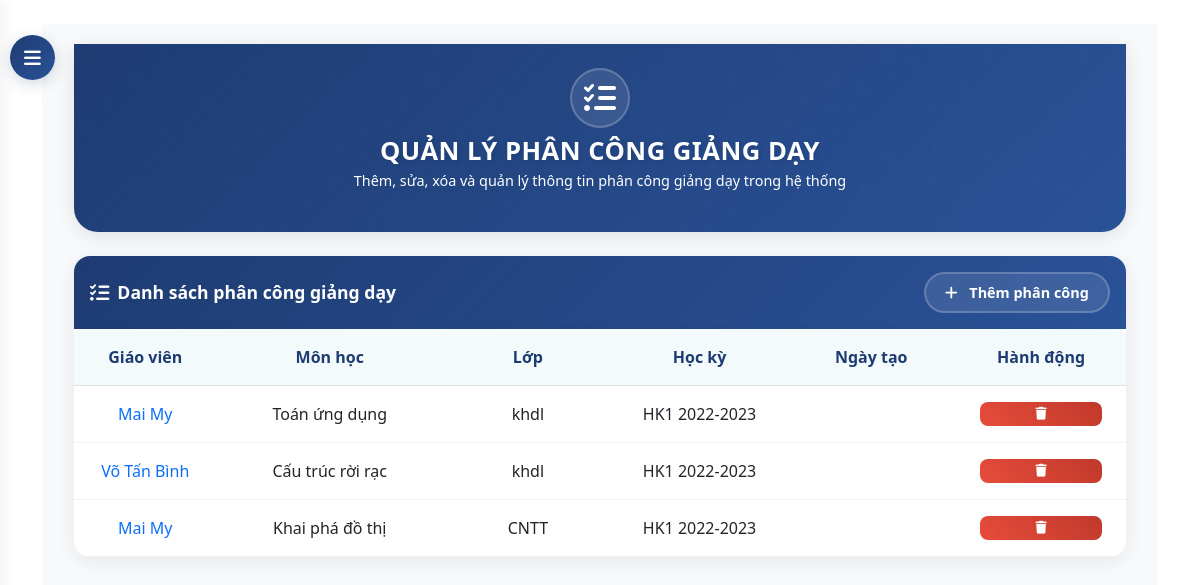
The app's page /dashboard/assignments/ (signed in) with its own data.
### core/models.py (models this page shows, shortened)
class TeacherAssignment(models.Model):
    teacher = models.ForeignKey(Teacher, on_delete=models.CASCADE)
    subject = models.ForeignKey(Subject, on_delete=models.CASCADE)
    classroom = models.ForeignKey(ClassRoom, on_delete=models.CASCADE)
    semester = models.ForeignKey(Semester, on_delete=models.CASCADE)
    class Meta:
        unique_together = ('teacher', 'subject', 'classroom', 'semester')

class Teacher(models.Model):
    user = models.OneToOneField(User, on_delete=models.CASCADE)
    phone = models.CharField(max_length=15, blank=True, null=True)
    date_of_birth = models.DateField(blank=True, null=True)
    address = models.TextField(blank=True, null=True)
    is_active = models.BooleanField(default=True)

class Subject(models.Model):
    name = models.CharField(max_length=100)

class ClassRoom(models.Model):
    class_code = models.CharField(max_length=10)
    name = models.CharField(max_length=100)

class Semester(models.Model):
    name = models.CharField(max_length=50)  # e.g., "HK1 2022-2023"
    start_date = models.DateField()
    end_date = models.DateField()
    is_active = models.BooleanField(default=True)

### core/views.py (the view)
# urls.py: path('dashboard/assignments/', views.teacher_assignment_list, name='teacher_assignment_list'),
@login_required
@user_passes_test(is_admin)
def teacher_assignment_list(request):
    assignments = TeacherAssignment.objects.all()
    return render(request, 'core/admin/assignment_list.html', {'assignments': assignments})

### core/views.py (called while the page is built)
def is_admin(user):
    return user.is_superuser

### templates/core/admin/assignment_list.html (shortened to what this page needs)
{% extends 'base.html' %}
{% block content %}
<button id="sidebarCollapse">
    <i class="fas fa-bars"></i>
</button>
<div id="content">
    <div class="container-fluid">
        <div class="hero-section">
            <div class="container">
                <div class="row justify-content-center text-center">
                    <div class="col-md-8">
                        <div class="hero-icon">
                            <i class="fas fa-tasks"></i>
                        </div>
                        <h1 class="hero-title">QUẢN LÝ PHÂN CÔNG GIẢNG DẠY</h1>
                        <p class="hero-subtitle">Thêm, sửa, xóa và quản lý thông tin phân công giảng dạy trong hệ thống</p>
                    </div>
                </div>
            </div>
        </div>
        <div class="assignment-card">
            <div class="card-header d-flex justify-content-between align-items-center">
                <h4 class="mb-0">
                    <i class="fas fa-tasks"></i>
                    Danh sách phân công giảng dạy
                </h4>
                <div>
                    <a href="{% url 'teacher_assignment_create' %}" class="btn btn-add">
                        <i class="fas fa-plus"></i>
                        Thêm phân công
                    </a>
                </div>
            </div>
            <div class="card-body">
                {% if assignments %}
                <div class="table-responsive">
                    <table class="table">
                        <thead>
                            <tr>
                                <th>Giáo viên</th>
                                <th>Môn học</th>
                                <th>Lớp</th>
                                <th>Học kỳ</th>
                                <th>Ngày tạo</th>
                                <th>Hành động</th>
                            </tr>
                        </thead>
                        <tbody>
                            {% for assignment in assignments %}
                            <tr>
                                <td>
                                    <a href="{% url 'teacher_detail' assignment.teacher.id %}" class="text-primary">
                                        {{ assignment.teacher.user.get_full_name }}
                                    </a>
                                </td>
                                <td>{{ assignment.subject.name }}</td>
                                <td>{{ assignment.classroom.name }}</td>
                                <td>{{ assignment.semester.name }}</td>
                                <td>{{ assignment.created_at|date:"d/m/Y" }}</td>
                                <td>
                                    <div class="btn-group">
                                        <button class="btn btn-danger" onclick="deleteAssignment({{ assignment.id }})" title="Xóa phân công">
                                            <i class="fas fa-trash"></i>
                                        </button>
                                    </div>
                                </td>
                            </tr>
                            {% endfor %}
                        </tbody>
                    </table>
                </div>
                {% else %}
                <div class="alert alert-info text-center">
                    <i class="fas fa-info-circle me-2"></i>Chưa có phân công giảng dạy nào trong hệ thống.
                </div>
                {% endif %}
            </div>
        </div>
    </div>
</div>
{% endblock %}

### templates/base.html (style rules this page uses)
:root { --navbar-bg: #0d47a1; --navbar-hover: rgba(255, 255, 255, 0.1); }

### templates/core/admin/assignment_list.html (style rules this page uses)
:root { --primary-gradient: linear-gradient(135deg, #1e3c72 0%, #2a5298 100%); --secondary-gradient: linear-gradient(135deg, #2193b0 0%, #6dd5ed 100%); --accent-gradient: linear-gradient(45deg, #ff6b6b, #ff8e8e); --success-gradient: linear-gradient(45deg, #2ecc71, #27ae60); --primary-color: #1e3c72; --text-light: rgba(255, 255, 255, 0.8); }
#sidebarCollapse { position: fixed; top: 35px; left: 10px; z-index: 999; border: none; background: var(--primary-gradient); color: white; padding: 12px 15px; border-radius: 50%; cursor: pointer; transition: all 0.3s; box-shadow: 0 4px 15px rgba(30, 60, 114, 0.2); width: 45px; height: 45px; display: flex; align-items: center; justify-content: center; }
#sidebarCollapse i { font-size: 1.2rem; transition: transform 0.3s ease; }
#content { transition: all 0.3s cubic-bezier(0.4, 0, 0.2, 1); margin-left: 0; padding: 20px; background: #f8f9fa; min-height: 100vh; }
.hero-section { background: var(--primary-gradient); color: white; padding: 1.5rem 0; margin-bottom: 1.5rem; border-radius: 0 0 1.5rem 1.5rem; box-shadow: 0 4px 20px rgba(0,0,0,0.1); position: relative; overflow: hidden; }
.hero-section::before { content: ''; position: absolute; top: 0; left: 0; right: 0; bottom: 0; opacity: 0.1; animation: slide 20s linear infinite; }
.hero-icon { font-size: 2rem; margin-bottom: 0.5rem; animation: float 3s ease-in-out infinite; background: rgba(255, 255, 255, 0.1); width: 60px; height: 60px; display: flex; align-items: center; justify-content: center; border-radius: 50%; margin: 0 auto 0.5rem; backdrop-filter: blur(5px); border: 2px solid rgba(255, 255, 255, 0.2); }
.hero-title { font-size: 1.6rem; font-weight: 700; margin-bottom: 0.2rem; text-shadow: 2px 2px 4px rgba(0,0,0,0.1); animation: fadeInUp 1s ease-out; letter-spacing: 0.5px; }
.hero-subtitle { font-size: 0.9rem; opacity: 0; animation: fadeInUp 1s ease-out forwards; animation-delay: 0.3s; font-weight: 300; }
.assignment-card { background: white; border-radius: 1rem; box-shadow: 0 4px 20px rgba(0,0,0,0.08); overflow: hidden; transition: all 0.4s cubic-bezier(0.4, 0, 0.2, 1); animation: fadeInUp 1s ease-out forwards; }
.card-header { background: var(--primary-gradient) !important; border: none; padding: 1rem; }
.card-header h4 { color: white; font-weight: 600; display: flex; align-items: center; font-size: 1.1rem; margin: 0; }
.card-header h4 i { margin-right: 0.5rem; font-size: 1.1em; }
.btn-add { background: rgba(255, 255, 255, 0.1); border: 2px solid rgba(255, 255, 255, 0.2); color: white; border-radius: 2rem; padding: 0.5rem 1.2rem; font-weight: 600; transition: all 0.4s ease; backdrop-filter: blur(5px); font-size: 0.9rem; }
.btn-add i { margin-right: 0.5rem; }
.table { margin: 0; width: 100%; }
.table th { border-top: none; color: #1e3c72; font-weight: 600; padding: 1rem 1.5rem; background: rgba(33, 147, 176, 0.05); text-align: center; vertical-align: middle; white-space: nowrap; }
.table td { padding: 1rem 1.5rem; vertical-align: middle; border-color: rgba(0,0,0,0.05); text-align: center; white-space: nowrap; }
.table th:first-child, .table td:first-child { width: 8%; }
.table th:nth-child(2), .table td:nth-child(2) { width: 20%; }
.table th:nth-child(3), .table td:nth-child(3) { width: 15%; }
.table th:nth-child(4), .table td:nth-child(4) { width: 15%; }
.table th:nth-child(5), .table td:nth-child(5) { width: 15%; }
.table th:nth-child(6), .table td:nth-child(6) { width: 12%; }
.table th:last-child, .table td:last-child { width: 15%; }
.table-responsive { border-radius: 0.5rem; box-shadow: 0 2px 10px rgba(0,0,0,0.05); }
.table tbody tr { transition: all 0.3s ease; }
.btn-group { display: flex; justify-content: center; gap: 0.5rem; }
.btn-group .btn { padding: 0.25rem 0.5rem; border-radius: 0.5rem; transition: all 0.3s ease; display: flex; align-items: center; justify-content: center; font-size: 0.75rem; }
.btn-group .btn i { margin-right: 0; font-size: 0.8rem; }
.btn-danger { background: linear-gradient(45deg, #e74c3c, #c0392b); border: none; width: 24px; height: 24px; padding: 0; display: flex; align-items: center; justify-content: center; }
.btn-danger i { font-size: 0.7rem; }
.text-primary { text-decoration: none; transition: all 0.3s ease; }

### records on screen
TeacherAssignment: teacher.user.get_full_name "Mai My", subject.name "Toán ứng dụng", classroom.name "khdl", semester.name "HK1 2022-2023"
TeacherAssignment: teacher.user.get_full_name "Võ Tấn Bình", subject.name "Cấu trúc rời rạc", classroom.name "khdl", semester.name "HK1 2022-2023"
TeacherAssignment: teacher.user.get_full_name "Mai My", subject.name "Khai phá đồ thị", classroom.name "CNTT", semester.name "HK1 2022-2023"
